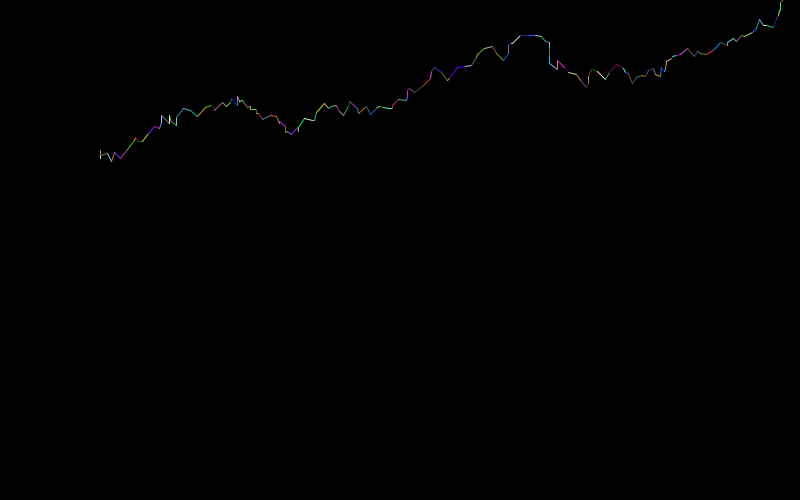
Frame 1 (no input)
Frame 60 (the mouse pressed at the canvas centre just before this capture): identical to frame 1, image omitted
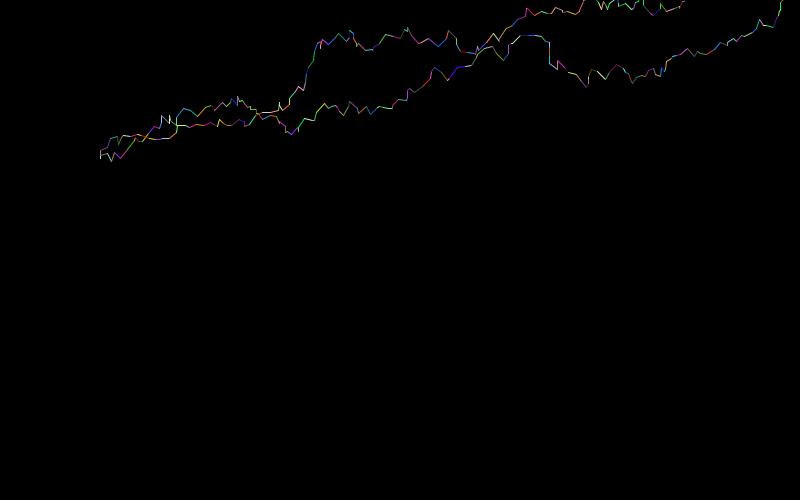
Frame 120 (the mouse held since frame 60 and released just before this capture)

The Processing sketch that drew these frames (run headless with seeded random() and noise(); from frame 60 on, the mouse is pressed at the canvas centre):

// Processing sketch: Lightning
// ── Lightning.pde
PImage img;


int startX;
int startY;
int endX;
int endY;

void setup()
{

  startX = 100;
  startY = 150;
  endX = 100;
  endY = 150;
  size(800, 500);
  background(0);
  strokeWeight(1);
  fill(250, 30, 30);
}

void draw()
{

  stroke((int)(255*Math.random()), 
    (int)(255*Math.random()), 
    (int)(255*Math.random()));  

  while (endX <= 800) {
    
    stroke((int)(255*Math.random()), 
    (int)(255*Math.random()), 
    (int)(255*Math.random()));
    endX = startX + ((int)(9*Math.random()));
    endY = startY + ((int)(Math.random() * 18) - 9);
    line(startX, startY, endX, endY);
    startX = endX;
    startY = endY;
  }
}

void mousePressed()
{
  startX = 100;
  startY = 150;
  endX = 100;
  endY = 150;
}
